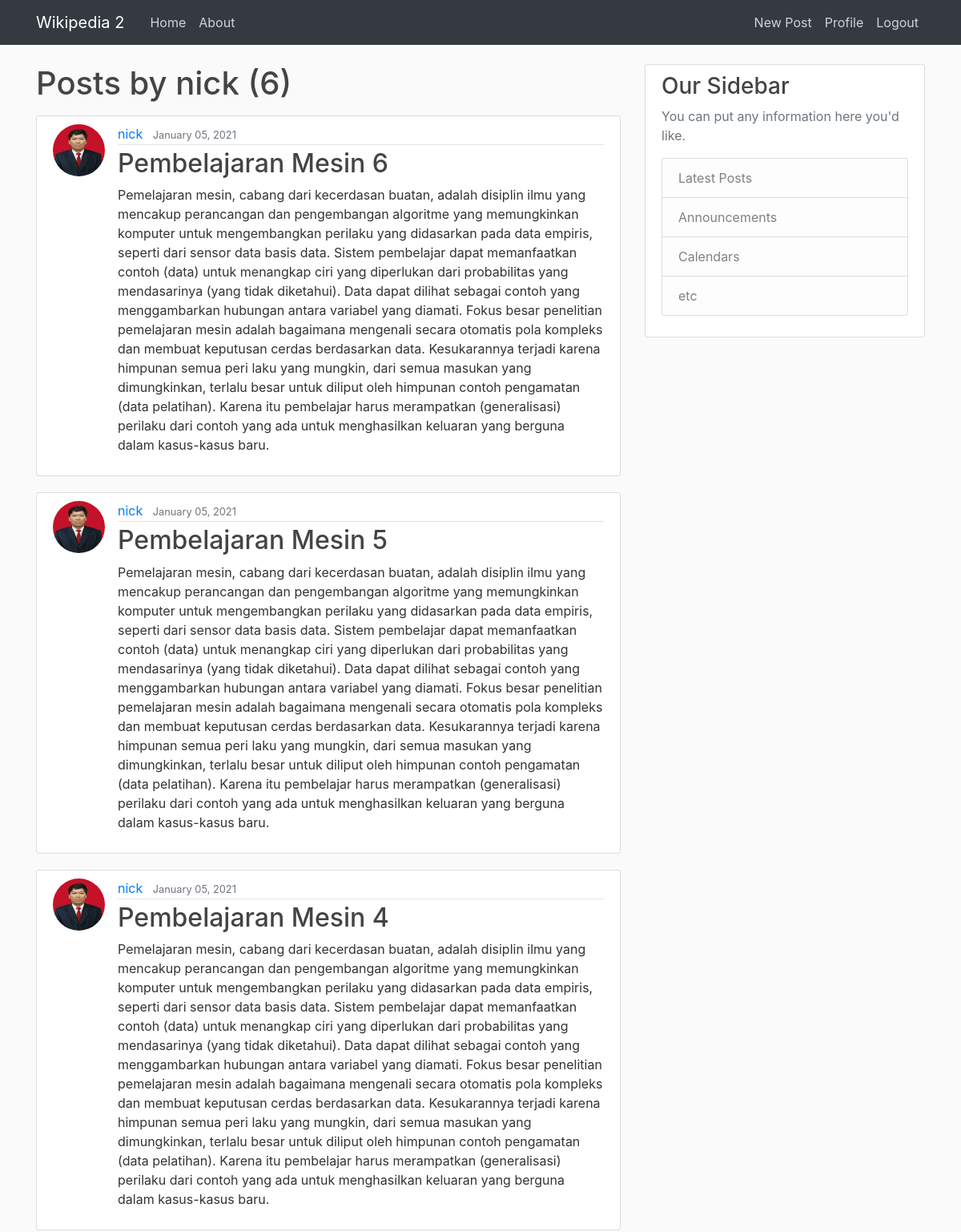
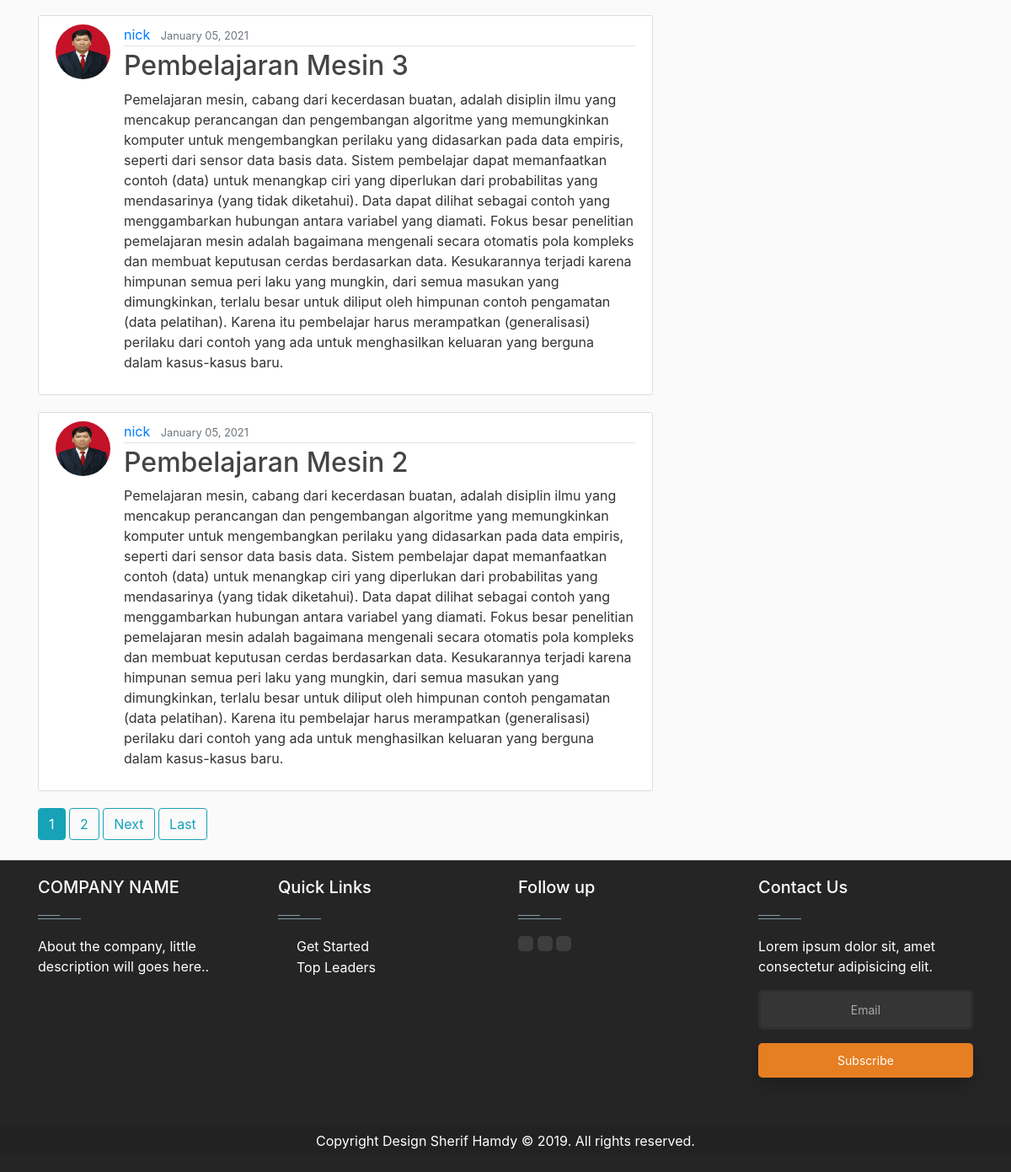
/user/nick/ (signed in), run on the app's committed database (2 pictures, top to bottom).
### blog/models.py (models this page shows, shortened)
class Post(models.Model):
    title = models.CharField(max_length=100)
    content = models.TextField()
    date_posted = models.DateTimeField(default=timezone.now)
    author = models.ForeignKey(User, on_delete=models.CASCADE)

### users/models.py (models this page shows, shortened)
class Profile(models.Model):
    user = models.OneToOneField(User, on_delete=models.CASCADE)
    image = models.ImageField(default="default.jpg", upload_to="profile_pics")

### blog/views.py (the view)
# urls.py: path("user/<str:username>/", UserPostListView.as_view(), name="user-posts"),
class UserPostListView(ListView):
    model = Post
    template_name = "blog/user_posts.html"  # <app>/<model>_<viewtype>.html
    context_object_name = "posts"
    ordering = ["-date_posted"]
    paginate_by = 5
    def get_queryset(self):
        user = get_object_or_404(User, username=self.kwargs.get("username"))
        return Post.objects.filter(author=user).order_by("-date_posted")

### blog/templates/blog/user_posts.html (shortened to what this page needs)
{% extends "blog/base.html" %}
{% block content %}
   <h1 class="mb-3">Posts by {{ view.kwargs.username }} ({{ page_obj.paginator.count }})</h1>
   {% for post in posts %}
      <article class="media content-section">
        <img class="rounded-circle article-img" src="{{ post.author.profile.image.url }}">
        <div class="media-body">
          <div class="article-metadata">
            <a class="mr-2" href="{% url 'user-posts' post.author.username %}">{{ post.author }}</a>
            <small class="text-muted">{{ post.date_posted|date:"F d, Y" }}</small>
          </div>
          <h2><a class="article-title" href="{%url 'post-detail' post.id%}">{{ post.title }}</a></h2>
          <p class="article-content">{{ post.content }}</p>
        </div>
      </article>
   {% endfor %}
   {% if is_paginated %}
     {% for num in page_obj.paginator.page_range %}
       {% if page_obj.number == num %}
         <a class="btn btn-info mb-4" href="?page={{ num }}">{{ num }}</a>
       {% elif num > page_obj.number|add:'-3' and num < page_obj.number|add:'3' %}
         <a class="btn btn-outline-info mb-4" href="?page={{ num }}">{{ num }}</a>
       {% endif %}
     {% endfor %}
     {% if page_obj.has_next %}
        <a class="btn btn-outline-info mb-4" href="?page={{ page_obj.next_page_number }}">Next</a>
        <a class="btn btn-outline-info mb-4" href="?page={{ page_obj.paginator.num_pages }}">Last</a>
     {% endif %}
   {% endif %}
{% endblock content %}

### blog/static/blog/main.css (style rules this page uses)
body { background: #fafafa; color: #333333; margin-top: 5rem; }
h1, h2, h3, h4, h5, h6 { color: #444444; }
.content-section { background: #ffffff; padding: 10px 20px; border: 1px solid #dddddd; border-radius: 3px; margin-bottom: 20px; }
.article-title { color: #444444; }
.article-content { white-space: pre-line; }
.article-img { height: 65px; width: 65px; margin-right: 16px; }
.article-metadata { padding-bottom: 1px; margin-bottom: 4px; border-bottom: 1px solid #e3e3e3 }

### data on the page
Post: author.profile.image (placeholder picture), author "nick", date_posted "January 05, 2021", title "Pembelajaran Mesin 6", content "Pemelajaran mesin, cabang dari kecerdasan buatan, adalah disiplin ilmu yang mencakup perancangan dan pengembangan algoritme yang memungkinkan komputer untuk mengembangkan perilaku yang didasarkan pada data empiris, seperti dari sensor data basis data. Sistem pembelajar dapat memanfaatkan contoh (data) untuk menangkap ciri yang diperlukan dari probabilitas yang mendasarinya (yang tidak diketahui). Data dapat dilihat sebagai contoh yang menggambarkan hubungan antara variabel yang diamati. Fokus besar penelitian pemelajaran mesin adalah bagaimana mengenali secara otomatis pola kompleks dan membuat keputusan cerdas berdasarkan data. Kesukarannya terjadi karena himpunan semua peri laku yang…"
Post: author.profile.image (placeholder picture), author "nick", date_posted "January 05, 2021", title "Pembelajaran Mesin 5", content "Pemelajaran mesin, cabang dari kecerdasan buatan, adalah disiplin ilmu yang mencakup perancangan dan pengembangan algoritme yang memungkinkan komputer untuk mengembangkan perilaku yang didasarkan pada data empiris, seperti dari sensor data basis data. Sistem pembelajar dapat memanfaatkan contoh (data) untuk menangkap ciri yang diperlukan dari probabilitas yang mendasarinya (yang tidak diketahui). Data dapat dilihat sebagai contoh yang menggambarkan hubungan antara variabel yang diamati. Fokus besar penelitian pemelajaran mesin adalah bagaimana mengenali secara otomatis pola kompleks dan membuat keputusan cerdas berdasarkan data. Kesukarannya terjadi karena himpunan semua peri laku yang…"
Post: author.profile.image (placeholder picture), author "nick", date_posted "January 05, 2021", title "Pembelajaran Mesin 4", content "Pemelajaran mesin, cabang dari kecerdasan buatan, adalah disiplin ilmu yang mencakup perancangan dan pengembangan algoritme yang memungkinkan komputer untuk mengembangkan perilaku yang didasarkan pada data empiris, seperti dari sensor data basis data. Sistem pembelajar dapat memanfaatkan contoh (data) untuk menangkap ciri yang diperlukan dari probabilitas yang mendasarinya (yang tidak diketahui). Data dapat dilihat sebagai contoh yang menggambarkan hubungan antara variabel yang diamati. Fokus besar penelitian pemelajaran mesin adalah bagaimana mengenali secara otomatis pola kompleks dan membuat keputusan cerdas berdasarkan data. Kesukarannya terjadi karena himpunan semua peri laku yang…"
Post: author.profile.image (placeholder picture), author "nick", date_posted "January 05, 2021", title "Pembelajaran Mesin 3", content "Pemelajaran mesin, cabang dari kecerdasan buatan, adalah disiplin ilmu yang mencakup perancangan dan pengembangan algoritme yang memungkinkan komputer untuk mengembangkan perilaku yang didasarkan pada data empiris, seperti dari sensor data basis data. Sistem pembelajar dapat memanfaatkan contoh (data) untuk menangkap ciri yang diperlukan dari probabilitas yang mendasarinya (yang tidak diketahui). Data dapat dilihat sebagai contoh yang menggambarkan hubungan antara variabel yang diamati. Fokus besar penelitian pemelajaran mesin adalah bagaimana mengenali secara otomatis pola kompleks dan membuat keputusan cerdas berdasarkan data. Kesukarannya terjadi karena himpunan semua peri laku yang…"
Post: author.profile.image (placeholder picture), author "nick", date_posted "January 05, 2021", title "Pembelajaran Mesin 2", content "Pemelajaran mesin, cabang dari kecerdasan buatan, adalah disiplin ilmu yang mencakup perancangan dan pengembangan algoritme yang memungkinkan komputer untuk mengembangkan perilaku yang didasarkan pada data empiris, seperti dari sensor data basis data. Sistem pembelajar dapat memanfaatkan contoh (data) untuk menangkap ciri yang diperlukan dari probabilitas yang mendasarinya (yang tidak diketahui). Data dapat dilihat sebagai contoh yang menggambarkan hubungan antara variabel yang diamati. Fokus besar penelitian pemelajaran mesin adalah bagaimana mengenali secara otomatis pola kompleks dan membuat keputusan cerdas berdasarkan data. Kesukarannya terjadi karena himpunan semua peri laku yang…"

### other printed values
{{ view.kwargs.username }} "nick"
{{ page_obj.paginator.count }} "6"
{{ num }} "1"
{{ num }} "2"
